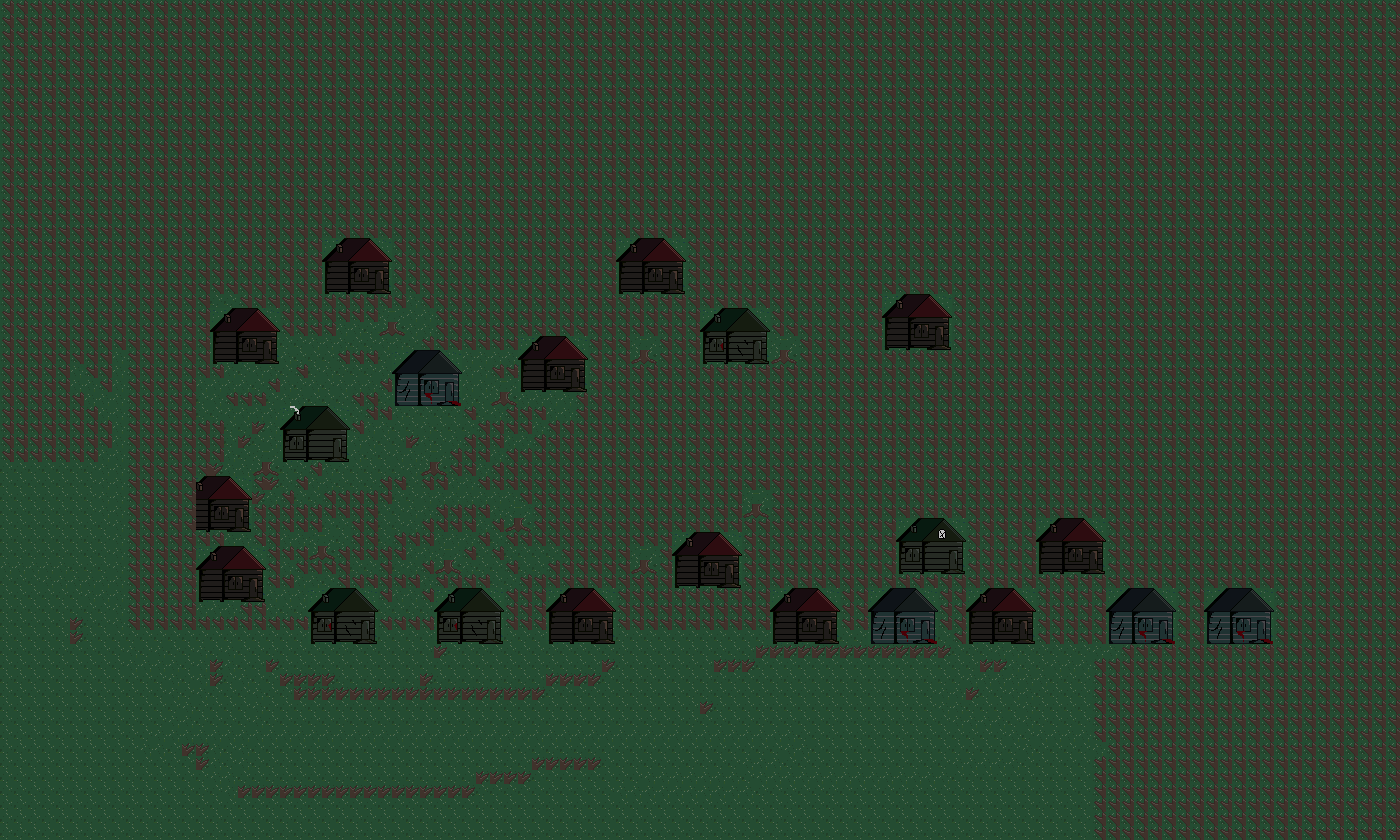

The image is a tile-based game level rendered from a .tmx file. Its description and source (layers, tilesets, objects; grid data summarised) follow:
An orthogonal 100x60 tile map with 14x14 px tiles, 1 tile layer (Слой тайлов 1), 6 tilesets.

<map version="1.0" tiledversion="1.0.2" orientation="orthogonal" renderorder="right-down" width="100" height="60" tilewidth="14" tileheight="14" nextobjectid="1">
 <tileset firstgid="1" name="tile" tilewidth="14" tileheight="14" tilecount="8" columns="4">
  <image source="tile.png" width="56" height="28" />
 </tileset>
 <tileset firstgid="9" name="house" tilewidth="14" tileheight="14" tilecount="20" columns="5">
  <image source="house.png" width="70" height="56" />
 </tileset>
 <tileset firstgid="29" name="house1" tilewidth="14" tileheight="14" tilecount="20" columns="5">
  <image source="house1.png" width="70" height="56" />
 </tileset>
 <tileset firstgid="49" name="house2" tilewidth="14" tileheight="14" tilecount="20" columns="5">
  <image source="house2.png" width="70" height="56" />
 </tileset>
 <tileset firstgid="69" name="house3" tilewidth="14" tileheight="14" tilecount="20" columns="5">
  <image source="house3.png" width="70" height="56" />
 </tileset>
 <tileset firstgid="89" name="house4" tilewidth="14" tileheight="14" tilecount="20" columns="5">
  <image source="house4.png" width="70" height="56" />
 </tileset>
 <layer name="Слой тайлов 1" width="100" height="60">
  <data>[6000 cells, 6000 non-empty, 108 distinct tile ids]</data>
 </layer>
</map>
